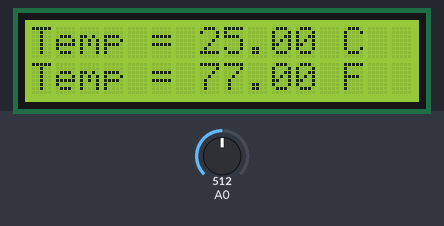
A sketch run on a simulated Arduino Uno, built with avr-gcc and run on an emulated ATmega328P. Parts: 16×2 character LCD. Inputs (shaded band) come from the test bench; at power-on: A0 = 512. What the sketch prints to the serial monitor is not drawn.

Above: at 1.2 s.
1.3 s: A0 set to 351
At 2.5 s:
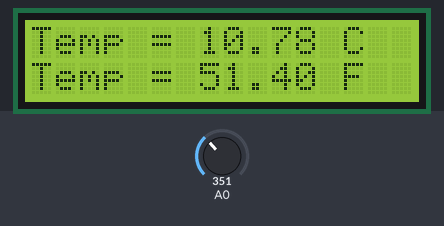
3.6 s: A0 set to 334
At 5.0 s:
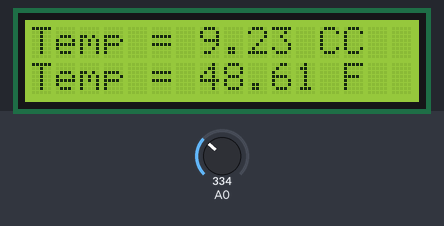
5.7 s: A0 set to 256
At 7.4 s:
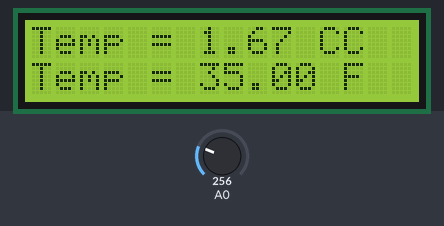
7.7 s: A0 set to 225
At 8.7 s:
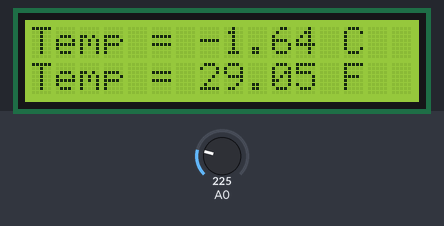
9.8 s: A0 set to 157
At 11.2 s:
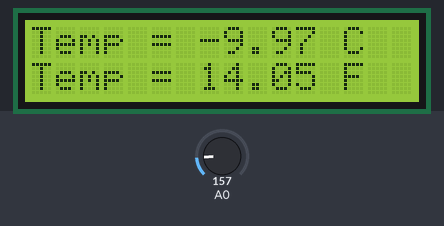
11.8 s: A0 set to 129
At 13.7 s:
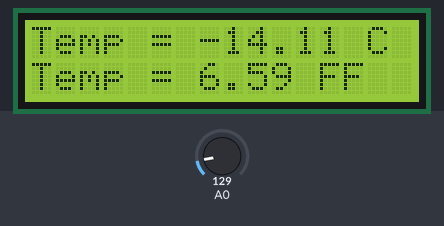
Timing chart, 0 to 14.9 s (numbered marks = the images above; inputs shaded):
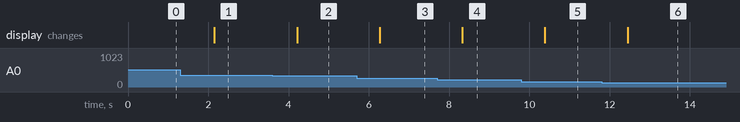

The sketch:

Thermistor_LCD.ino
```cpp
#include<math.h>
#include <Wire.h>
#include <LiquidCrystal_I2C.h>

LiquidCrystal_I2C lcd(0x27, 16, 2);

double Thermister(int data)
{
  double temp;
  temp=log(10000.0*((1024.0/data-1)));
  temp=1/(0.001129148+(0.000234125+(0.0000000876741*temp*temp))*temp);
  temp=temp-273.15;
  Serial.println(" ");
  Serial.print(temp);
  Serial.print(" Celcius");
  lcd.setCursor(0,0);
  lcd.print("Temp = ");
  lcd.print(temp);
  lcd.print(" C");
  temp=(temp*9.0)/5.0+32.0;
  Serial.println(" ");
   Serial.print(temp);
  Serial.print(" Fahrenheit");
  Serial.println(" ");
  Serial.println("..................................");
  lcd.setCursor(0,1);
  lcd.print("Temp = ");
  lcd.print(temp);
  lcd.print(" F");
  }

void setup()
{
Serial.begin(9600);
lcd.begin();
lcd.backlight();
}
int i;
void loop()
{
i=analogRead(A0);
Thermister(i);
delay(1000);
}
```

Measured:
- the behaviour switches between 343 and 342 on A0 (found by bisection; images 1 and 2)
- the behaviour switches between 241 and 240 on A0 (found by bisection; images 3 and 4)
- the behaviour switches between 142 and 141 on A0 (found by bisection; images 5 and 6)
- after the input at 1.3 s, the display: changes after 0.85 s (image 1)
- after the input at 3.6 s, the display: changes after 0.61 s (image 2)
- after the input at 5.7 s, the display: changes after 0.57 s (image 3)
- after the input at 7.7 s, the display: changes after 0.63 s (image 4)
- after the input at 9.8 s, the display: changes after 0.59 s (image 5)
- after the input at 11.8 s, the display: changes after 0.65 s (image 6)
